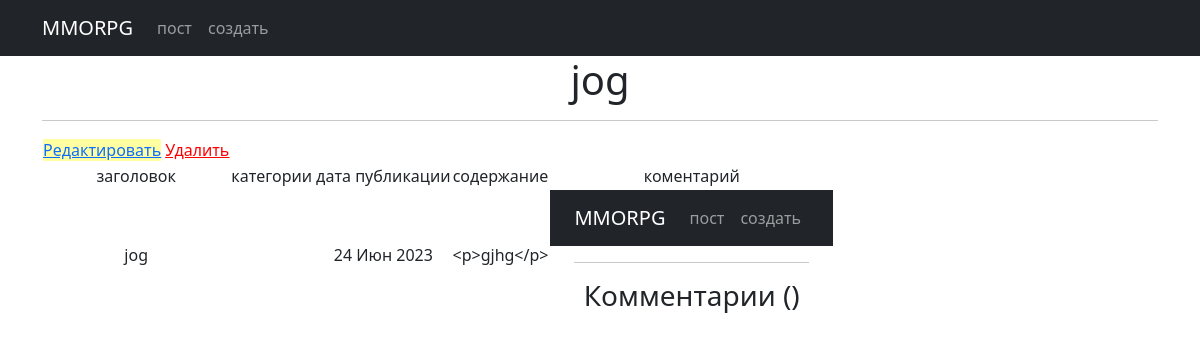
/news/33 (signed in), run on the app's committed database.
### news/models.py (models this page shows, shortened)
class Post(models.Model):
    author_post = models.ForeignKey(Author, on_delete=models.CASCADE)
    post_news = models.CharField(max_length=2, choices=POST, default='PO')
    date_in = models.DateTimeField(auto_now_add=True)
    category = models.ManyToManyField(Category, through='PostCategory')
    title = models.CharField(max_length=50)
    text = RichTextField()
    video_count = models.PositiveIntegerField(default=0)
    image_count = models.PositiveIntegerField(default=0)
    max_video_count = 1
    max_image_count = 3

### news/views.py (the view, shortened to what this page needs)
# urls.py: path('<int:pk>', PostDetail.as_view(), name='post_detail'),
class PostDetail(PermissionRequiredMixin, DetailView, CreateView):
    model = Post
    template_name = 'onenews.html'
    context_object_name = 'onenews'
    queryset = Post.objects.all()
    permission_required = 'auth.view_post'
    form_class = CommentForm
    success_url = reverse_lazy('post_detail')
    def get_context_data(self, **kwargs):
        context = super().get_context_data(**kwargs)
        context['form'] = CommentForm()
        return context

### news/templatetags/censor.py (called while the page is built)
@register.filter()
def censor(value):
    for words in censored_words:
        if words in value:
            censor_words = f"p{''.join(['*' for words in range(len(words))])}"
            value = value.replace(words, censor_words)
    return value

### templates/onenews.html (shortened to what this page needs)
{% extends 'flatpages/default.html' %}
{% load censor %}
{% load custom_tags %}
{% block content %}
<h1>{{ onenews.title|censor }}</h1>
<hr>
{% if onenews %}
    <table>
        <td>
        <a href="{% url 'post_edit' onenews.id %}"style="background-color:#ffffa1"><u>Редактировать</u></a>
        <a href="{% url 'post_delete' onenews.id %}"style="color:red"><u> Удалить </u></a>
        </td>
        <tr>
            <td>заголовок</td>
            <td>категории</td>
            <td></td>
            <td>дата публикации</td>
            <td>содержание</td>
            <td>коментарий</td>
        </tr>
        <tr>
        <td>{{ onenews.title|censor}}</td>
        <td>
        </td>
        <td></td>
        <td>{{ onenews.date_in|date:'d M Y'}}</td>
        <td>{{ onenews.text|censor|truncatechars:20}}</td>
        <td>
            {% include 'comm_reply.html' %}
        </td>
    </tr>
    </table>
{% else %}
    <h2>упс! её нет!</h2>
{% endif %}
{% endblock content %}

### data on the page
Post: title|censor "jog", date_in "24 Июн 2023", text|censor "<p>gjhg</p>"
